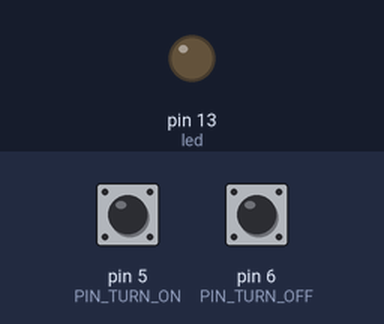
A sketch run on a simulated Arduino Uno, built with avr-gcc and run on an emulated ATmega328P. Shown: output pins drawn as LEDs (lit = HIGH). Inputs (shaded band) come from the test bench; at power-on: pin 5 (PIN_TURN_ON) HIGH, pin 6 (PIN_TURN_OFF) HIGH. Random numbers use the default seed unless the sketch sets one; what the sketch prints to the serial monitor is not drawn.

Above: at 1.4 s.
1.5 s: pin 5 (PIN_TURN_ON) pulled LOW for 0.15 s
At 2.1 s:
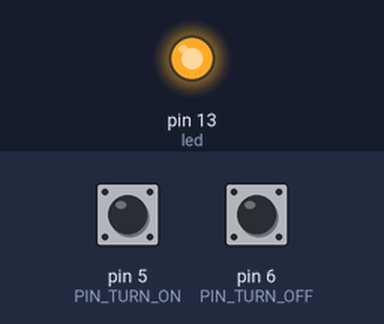
3.1 s: pin 6 (PIN_TURN_OFF) pulled LOW for 0.15 s
At 4.3 s:
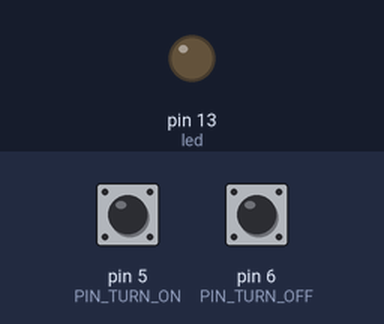
4.7 s: pin 5 (PIN_TURN_ON) pulled LOW for 1 s
At 5.7 s:
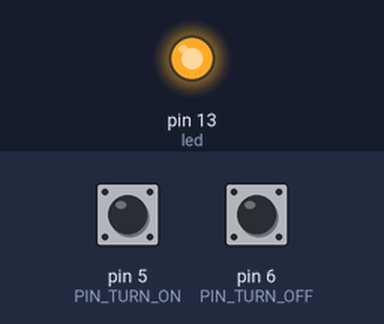
8.7 s: pin 6 (PIN_TURN_OFF) pulled LOW for 1 s
At 9.9 s:
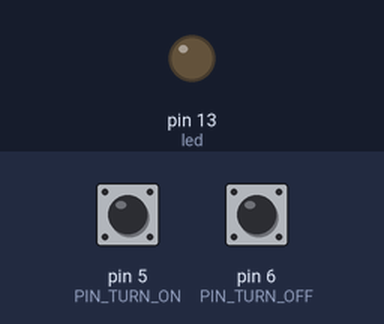
11.2 s: pin 5 (PIN_TURN_ON) driven LOW and pin 6 (PIN_TURN_OFF) driven LOW
At 11.6 s:
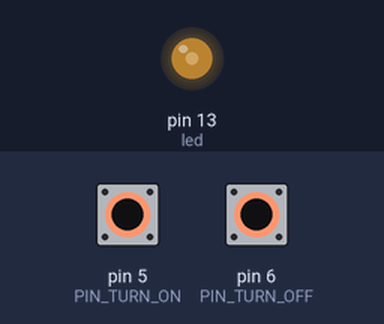
12.7 s: pin 6 (PIN_TURN_OFF) driven HIGH
At 14.0 s:
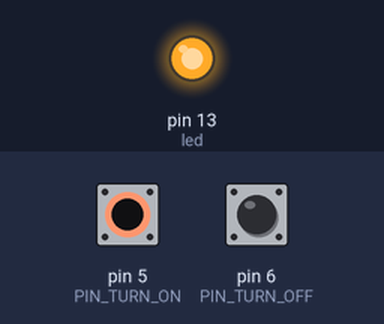
Timing chart, 0 to 15.2 s (numbered marks = the images above; inputs shaded):
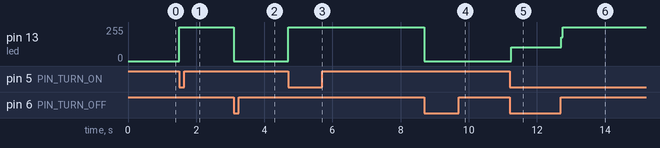

The sketch:

arduino-ahk.ino
```cpp
/* Arduino USB Keyboard HID
 * Auto Hot Key
 */

#define KEY_ONE   0x1e
#define KEY_TWO	  0x1f
#define KEY_THREE 0x20
#define KEY_FOUR  0x21

uint8_t buf[8] = { 0 }; 	/* Keyboard report buffer */

#define PIN_TURN_ON 5
#define PIN_TURN_OFF 6

int led = 13;
int state = 1;
boolean active = false;
unsigned long last_time = 0;

void setup()
{
  Serial.begin(9600);
  randomSeed(analogRead(0));
  pinMode(PIN_TURN_ON, INPUT);
  digitalWrite(PIN_TURN_ON, 1);
  pinMode(PIN_TURN_OFF, INPUT);
  digitalWrite(PIN_TURN_OFF, 1);
  pinMode(led, OUTPUT);
  digitalWrite(led, LOW);
  delay(200);
}

void loop()
{
  state = digitalRead(PIN_TURN_ON);
  if (state != 1) {
    active = true;
    digitalWrite(led, HIGH);
  }

  state = digitalRead(PIN_TURN_OFF);
  if (state != 1) {
    active = false;
    last_time = 0;
    digitalWrite(led, LOW);
  }

  if (active == true) {
    unsigned long delta = millis() - last_time;
    if (delta > random(10000, 20000)) {
//      sendKey(0x15);
//      sendKey(KEY_ONE);
//      sendKey(KEY_TWO);
      sendKey(KEY_THREE);
      sendKey(KEY_FOUR);
      last_time = millis();
    }
  }
}

void sendKey(uint8_t key)
{
  buf[0] = 0;
  buf[2] = key;
  Serial.write(buf, 8);	// Send keypress
  releaseKey();
  delay(random(148, 489));
}

void releaseKey()
{
  buf[0] = 0;
  buf[2] = 0;
  Serial.write(buf, 8);	// Release key
}
```

Measured:
- after the input at 1.5 s, pin 13 (led): 0/255 → 255/255 at once
- after the input at 3.1 s, pin 13 (led): 255/255 → 0/255 at once
- after the input at 4.7 s, pin 13 (led): 0/255 → 255/255 at once
- after the input at 8.7 s, pin 13 (led): 255/255 → 0/255 at once
- after the input at 11.2 s, pin 13 (led): 0/255 → 104/255 at once
- after the input at 12.7 s, pin 13 (led): 104/255 → 255/255 at once
